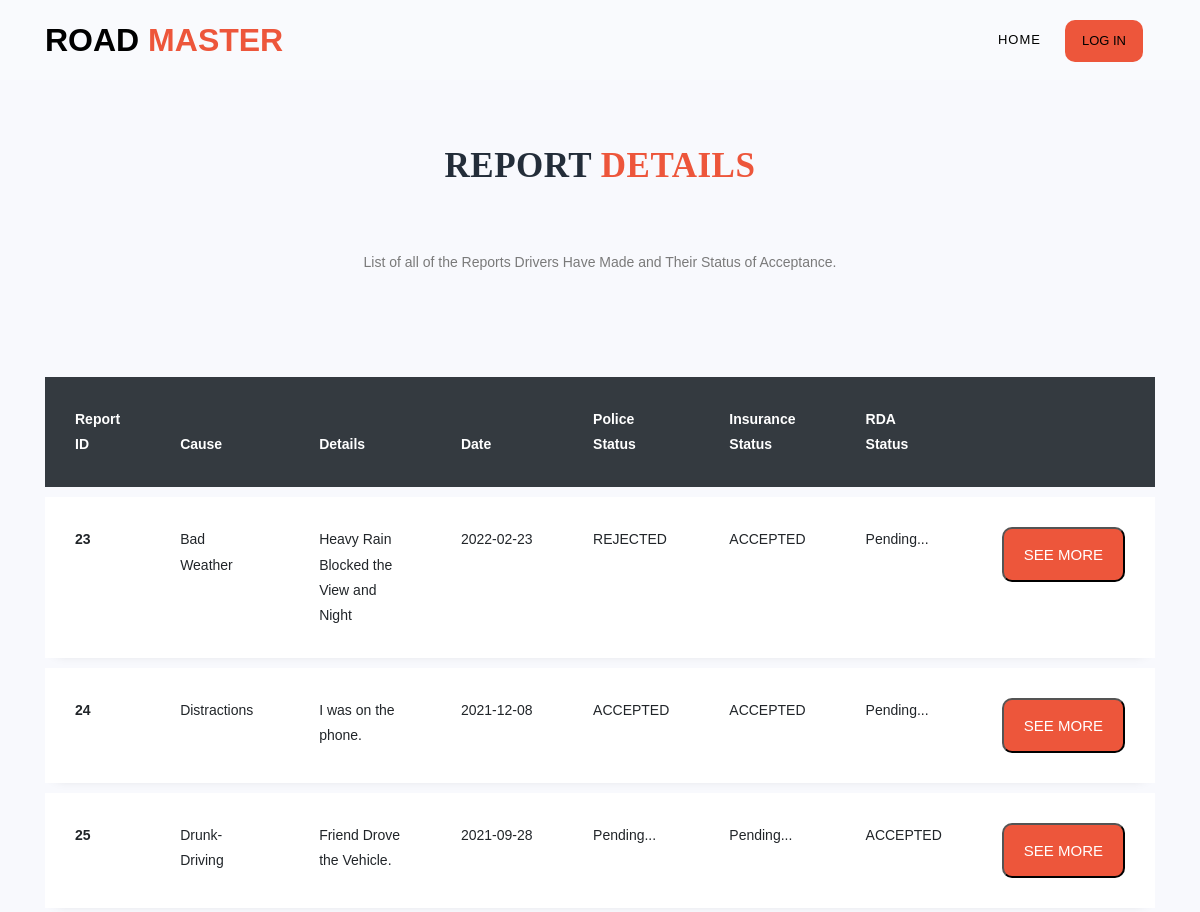
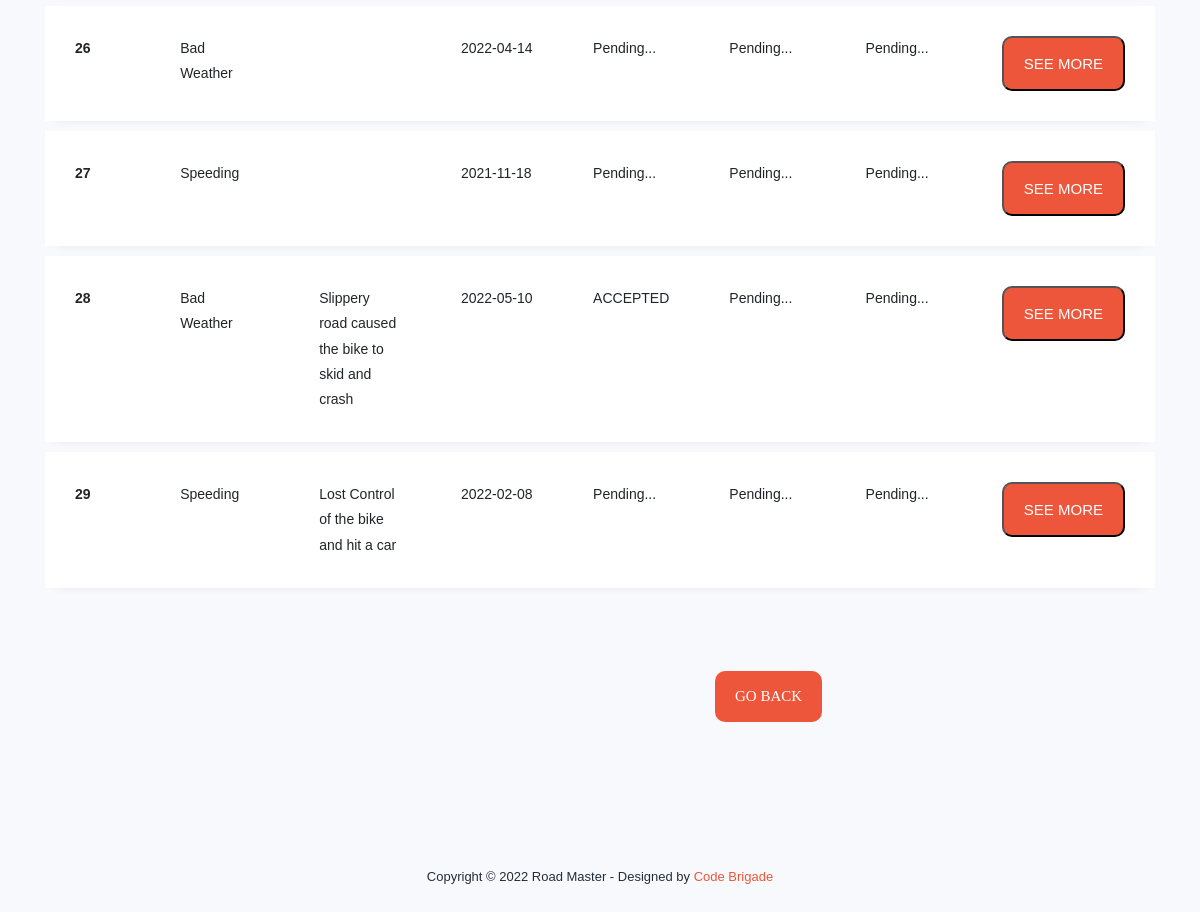
Screenshot of /Accidents.php with the database file from the repository (2 pictures, top to bottom).
### tables this page shows
CREATE TABLE `report` (
  `Rep_Id` int(11) NOT NULL,
  `Driver_Id` int(11) NOT NULL,
  `Cause` varchar(400) NOT NULL,
  `Details` varchar(500) DEFAULT NULL,
  `Date_of_Acc` date NOT NULL DEFAULT current_timestamp(),
  `Time_of_Acc` time DEFAULT current_timestamp(),
  `RDA_Id` varchar(20) DEFAULT NULL,
  `In_Id` varchar(50) DEFAULT NULL,
  `P_Id` varchar(20) DEFAULT NULL,
  `Rep_Date` date NOT NULL DEFAULT current_timestamp()
);

CREATE TABLE `rep_pol` (
  `Rep_Id` int(11) NOT NULL,
  `P_Id` varchar(20) NOT NULL,
  `date` date DEFAULT current_timestamp(),
  `Status` varchar(20) NOT NULL
);

CREATE TABLE `rep_in` (
  `Rep_Id` int(11) NOT NULL,
  `In_Id` varchar(50) NOT NULL,
  `date` date DEFAULT NULL,
  `Status` varchar(20) NOT NULL
);

CREATE TABLE `rep_rda` (
  `Rep_Id` int(11) NOT NULL,
  `RDA_Id` varchar(20) NOT NULL,
  `date` int(11) DEFAULT NULL,
  `Status` varchar(20) NOT NULL
);

### Accidents.php (the view, shortened to what this page needs)
<?php
     include("connection.php");
?>
<!DOCTYPE html>
<html lang="en">
  <head>
    <link rel="stylesheet" type="text/css" href="assets/css/bootstrap.min.css">
    <link rel="stylesheet" type="text/css" href="assets/css/font-awesome.css">
    <link rel="stylesheet" href="assets/css/test2.css">
    <link rel="stylesheet" type="text/css" href="assets/css/bootstrap1.css" />
    <link href="assets/css/responsive.css" rel="stylesheet" />
    <link href="assets/css/style1.css" rel="stylesheet" />
    </head>
    <body>
    <header class="header-area header-sticky">
        <div class="container">
            <div class="row">
                <div class="col-12">
                    <nav class="main-nav">
                        <a href="Home.php" class="logo">ROAD<em> MASTER</em></a>
                        <ul class="nav">
                            <li class="scroll-to-section"><a href="home.php" >Home</a></li>
                            <?php
                                if(isset($_SESSION['D_Id'])){echo"
                                    <li class='scroll-to-section'><a href='ReportMain.php' >Report</a></li>
                                    <li class='scroll-to-section'><a href='profile.php' >Profile</a></li>
                                    <li class='main-button'><a href='logout.php'>Log Out</a></li>
                                    ";
                                }
                                else if(isset($_SESSION['P_Id'])){echo"
                                    <li class='scroll-to-section'><a href='Accidents.php' class='active'>Accidents</a></li>
                                    <li class='scroll-to-section'><a href='AnalyticsMain.php' >Analytics</a></li>
                                    <li class='scroll-to-section'><a href='profileuser.php' >Profile</a></li>
                                    <li class='main-button'><a href='logout.php'>Log Out</a></li>
                                    ";
                                }
                                else if(isset($_SESSION['In_Id'])){echo"
                                    <li class='scroll-to-section'><a href='Accidents_Ins.php' class='active' >Accidents</a></li>
                                    <li class='scroll-to-section'><a href='profileuser.php' >Profile</a></li>
                                    <li class='main-button'><a href='logout.php'>Log Out</a></li>
                                    ";
                                }
                                else if(isset($_SESSION['RDA_Id'])){echo"
                                    <li class='scroll-to-section'><a href='Accidents.php' class='active'>Accidents</a></li>
                                    <li class='scroll-to-section'><a href='profileuser.php' >Profile</a></li>
                                    <li class='main-button'><a href='logout.php'>Log Out</a></li>
                                    ";
                                }
                                else{echo"
                                    <li class='main-button'><a href='LoginType2.php'>Log In</a></li>";}
                                ?>
                        </ul>
                    </nav>
                </div>
            </div>
        </div>
    </header>
    <div class="container">
        <div class="row">
            <div class="col-lg-6 offset-lg-3">
                <div class="section-heading">
                    <h2 style= " font-family:Aachen BT; font-size:35px ;">Report <em>Details</em></h2>
                    <br>
                    <br>
                    <p>List of all of the Reports Drivers Have Made and Their Status of Acceptance.</p>
                </div>
            </div>
        </div>
    </div>
<section class="ftco-section">
		<div class="container" style="margin-top:-100px;">
			<div class="row">
				<div class="col-md-12">
					<div class="table-wrap">
						<table class="table">
						  <thead class="thead-dark">
						    <tr>
						      <th width='100px'>Report ID</th>
						      <th width='150px'>Cause</th>
						      <th width='200px'>Details</th>
						      <th width='200px'>Date</th>
						      <th>Police Status</th>
                                <th>Insurance Status</th>
						      <th>RDA Status</th>
						      <th>&nbsp;</th>
						    </tr>
						  </thead>
						  <tbody>
                              <?php
                                $sqry="SELECT * FROM report ";
                                if(!($squ= mysqli_query($con,$sqry)))
                                {
                                    echo"Data retrival failed";
                                }
                                while( $row = mysqli_fetch_assoc($squ) )
                                {
                                            $rid = $row['Rep_Id'];
                                            $did = $row['Driver_Id'];
                                        if(empty($row['P_Id'])){
                                            $pid = 'Pending...';
                                        }
                                        else{
                                            $sqry2 = "SELECT * FROM rep_pol where Rep_Id ='$rid'";
                                            if(!($squ2= mysqli_query($con,$sqry2)))
                                            {
                                                echo"Data retrival failed";
                                            }
                                            while( $row2 = mysqli_fetch_assoc($squ2) )
                                            {
                                                $pid = "{$row2['Status']}";
                                            }
                                        }
                                        if(empty($row['In_Id'])){
                                            $inid = 'Pending...';
                                        }
                                        else{
                                            $sqry3 = "SELECT * FROM rep_in where Rep_Id ='$rid'";
                                            if(!($squ3= mysqli_query($con,$sqry3)))
                                            {
                                                echo"Data retrival failed";
                                            }
                                            while( $row3 = mysqli_fetch_assoc($squ3) )
                                            {
                                                $inid = "{$row3['Status']}";
                                            }
                                        }
                                        if(empty($row['RDA_Id'])){
                                            $rdaid = 'Pending...';
                                        }
                                        else{
                                            $sqry4 = "SELECT * FROM rep_rda where Rep_Id ='$rid'";
                                            if(!($squ4= mysqli_query($con,$sqry4)))
                                            {
                                                echo"Data retrival failed";
                                            }
                                            while( $row4 = mysqli_fetch_assoc($squ4) )
                                            {
                                                $rdaid = "{$row4['Status']}";
                                            }
                                        }
                                        echo"
                                        <tr class='alert' role='alert'>
                                        <th scope='row'>$rid</th>
                                        <td>{$row['Cause']}</td>
                                        <td>{$row['Details']}</td>
                                        <td>{$row['Date_of_Acc']}</td>
                                        <td>$pid</td>
                                        <td>$inid</td>
                                        <td>$rdaid</td>
                                        <td width='100px'>
                                            <div class='main-button scroll-to-section' >
                                                <form action='AccidentsFull.php' method='POST' >
                                                    <input type='hidden' name='rid' value='$rid' >
                                                    <input type='hidden' name='did' value='$did' >
                                                    <input type='Submit' value='See More'>
                                                </form>
                                            </div>
                                        </td>
                                    </tr>";
                                }
                              ?>
						  </tbody>
						</table>
					</div>
				</div>
			</div>
		</div><br>
        <br>
            <div class="col-lg-2 offset-lg-9" style=" margin-left: 700px; margin-right: auto;">
                <div class="trainer-item">
                    <div >
                    <div class="main-button"><a href="Home.php" style= " font-family:Aachen BT ; border-color:white; ">Go Back</a></div>
                    </div>
                </div>
	</section>
    <footer>
        <div class="container">
            <div class="row">
                <div class="col-lg-12">
                    <p>Copyright &copy; 2022 Road Master
                    - Designed by <a rel="nofollow" href="Home.php" class="tm-text-link" >Code Brigade</a></p>
                </div>
            </div>
        </div>
    </footer>
  </body>
</html>

### assets/css/test2.css (style rules this page uses)
html, body, div, span, applet, object, iframe, h1, h2, h3, h4, h5, h6, p, blockquote, div pre, a, abbr, acronym, address, big, cite, code, del, dfn, em, font, img, ins, kbd, q, s, samp, small, strike, strong, sub, sup, tt, var, b, u, i, center, dl, dt, dd, ol, ul, li, figure, header, nav, section, article, aside, footer, figcaption { margin: 0; padding: 0; border: 0; outline: 0; }
ul, li { padding: 0; margin: 0; list-style: none; }
header, nav, section, article, aside, footer, hgroup { display: block; }
* { box-sizing: border-box; }
html, body { font-family: 'Poppins', sans-serif; font-weight: 400; background-color: #fff; font-size: 16px; -ms-text-size-adjust: 100%; -webkit-font-smoothing: antialiased; -moz-osx-font-smoothing: grayscale; }
a { text-decoration: none !important; }
h1, h2, h3, h4, h5, h6 { margin-top: 0px; margin-bottom: 0px; }
ul { margin-bottom: 0px; }
p { font-size: 14px; line-height: 25px; color: #7a7a7a; }
html, body { background: #fff; font-family: 'Poppins', sans-serif; }
.section-heading { text-align: center; margin-top: 140px; margin-bottom: 80px; }
.section-heading h2 { font-size: 28px; font-weight: 800; color: #232d39; text-transform: uppercase; letter-spacing: 0.5px; margin-top: 0px; margin-bottom: 0px; }
.section-heading h2 em { font-style: normal; color: #ed563b; }
.main-button a { display: inline-block; font-size: 15px; padding: 12px 20px; background-color: #ed563b; border-radius: 10px; color: #fff; text-align: center; font-weight: 400; text-transform: uppercase; transition: all .3s; }
.main-button input { display: inline-block; font-size: 15px; padding: 12px 20px; background-color: #ed563b; border-radius: 10px; color: #fff; text-align: center; font-weight: 400; text-transform: uppercase; transition: all .3s; }
.header-area { position: absolute; top: 0px; left: 0px; right: 0px; z-index: 100; height: 80px; background: rgba(250,250,250,0.1); -webkit-transition: all .5s ease 0s; -moz-transition: all .5s ease 0s; -o-transition: all .5s ease 0s; transition: all .5s ease 0s; }
.header-area .main-nav { min-height: 80px; background: transparent; }
.header-area .main-nav .logo { line-height: 80px; color: rgb(0, 0, 0); font-size: 32px; font-weight: 800; text-transform: uppercase; float: left; -webkit-transition: all 0.3s ease 0s; -moz-transition: all 0.3s ease 0s; -o-transition: all 0.3s ease 0s; transition: all 0.3s ease 0s; }
.header-area .main-nav .logo em { font-style: normal; color: #ed563b; font-weight: 900; }
.header-area .main-nav .nav { float: right; margin-top: 27px; margin-right: 0px; background-color: transparent; -webkit-transition: all 0.3s ease 0s; -moz-transition: all 0.3s ease 0s; -o-transition: all 0.3s ease 0s; transition: all 0.3s ease 0s; position: relative; z-index: 999; }
.header-area .main-nav .nav li { padding-left: 20px; padding-right: 20px; }
.header-area .main-nav .nav li a { display: block; font-weight: 500; font-size: 13px; color: #7a7a7a; text-transform: uppercase; -webkit-transition: all 0.3s ease 0s; -moz-transition: all 0.3s ease 0s; -o-transition: all 0.3s ease 0s; transition: all 0.3s ease 0s; height: 40px; line-height: 40px; border: transparent; letter-spacing: 1px; }
.header-area .main-nav .nav li a { color: rgb(0, 0, 0); }
.header-area .main-nav .nav li:last-child a { display: inline-block; font-size: 13px; padding: 11px 17px; background-color: #ed563b; color: rgb(0, 0, 0); text-align: center; font-weight: 400; letter-spacing: 0px; text-transform: uppercase; transition: all .3s; height: auto; line-height: 20px; }
.header-area.header-sticky { min-height: 80px; }
.header-area.header-sticky .nav { margin-top: 20px !important; }
@media (max-width: 1200px) { .header-area .main-nav .nav li { padding-left: 12px; padding-right: 12px; } }
@media (max-width: 1200px) { .header-area .main-nav:before { display: none; } }
@media (min-width: 767px) { .header-area .main-nav .nav { display: flex !important; } }
footer { text-align: center; padding: 30px 0px; }
footer p { color: #232d39; font-size: 13px; }
footer p a { cursor: pointer; color: #ed563b; }

### rows the page displays
report: Rep_Id "23", Cause "Bad Weather", Details "Heavy Rain Blocked the View and Night", Date_of_Acc "2022-02-23", rep_pol.Status "REJECTED", rep_in.Status "ACCEPTED", RDA_Id "Pending..."
report: Rep_Id "24", Cause "Distractions", Details "I was on the phone.", Date_of_Acc "2021-12-08", rep_pol.Status "ACCEPTED", rep_in.Status "ACCEPTED", RDA_Id "Pending..."
report: Rep_Id "25", Cause "Drunk-Driving", Details "Friend Drove the Vehicle.", Date_of_Acc "2021-09-28", P_Id "Pending...", In_Id "Pending...", rep_rda.Status "ACCEPTED"
report: Rep_Id "26", Cause "Bad Weather", Date_of_Acc "2022-04-14", P_Id "Pending...", In_Id "Pending...", RDA_Id "Pending..."
report: Rep_Id "27", Cause "Speeding", Date_of_Acc "2021-11-18", P_Id "Pending...", In_Id "Pending...", RDA_Id "Pending..."
report: Rep_Id "28", Cause "Bad Weather", Details "Slippery road caused the bike to skid and crash", Date_of_Acc "2022-05-10", rep_pol.Status "ACCEPTED", In_Id "Pending...", RDA_Id "Pending..."
report: Rep_Id "29", Cause "Speeding", Details "Lost Control of the bike and hit a car", Date_of_Acc "2022-02-08", P_Id "Pending...", In_Id "Pending...", RDA_Id "Pending..."
